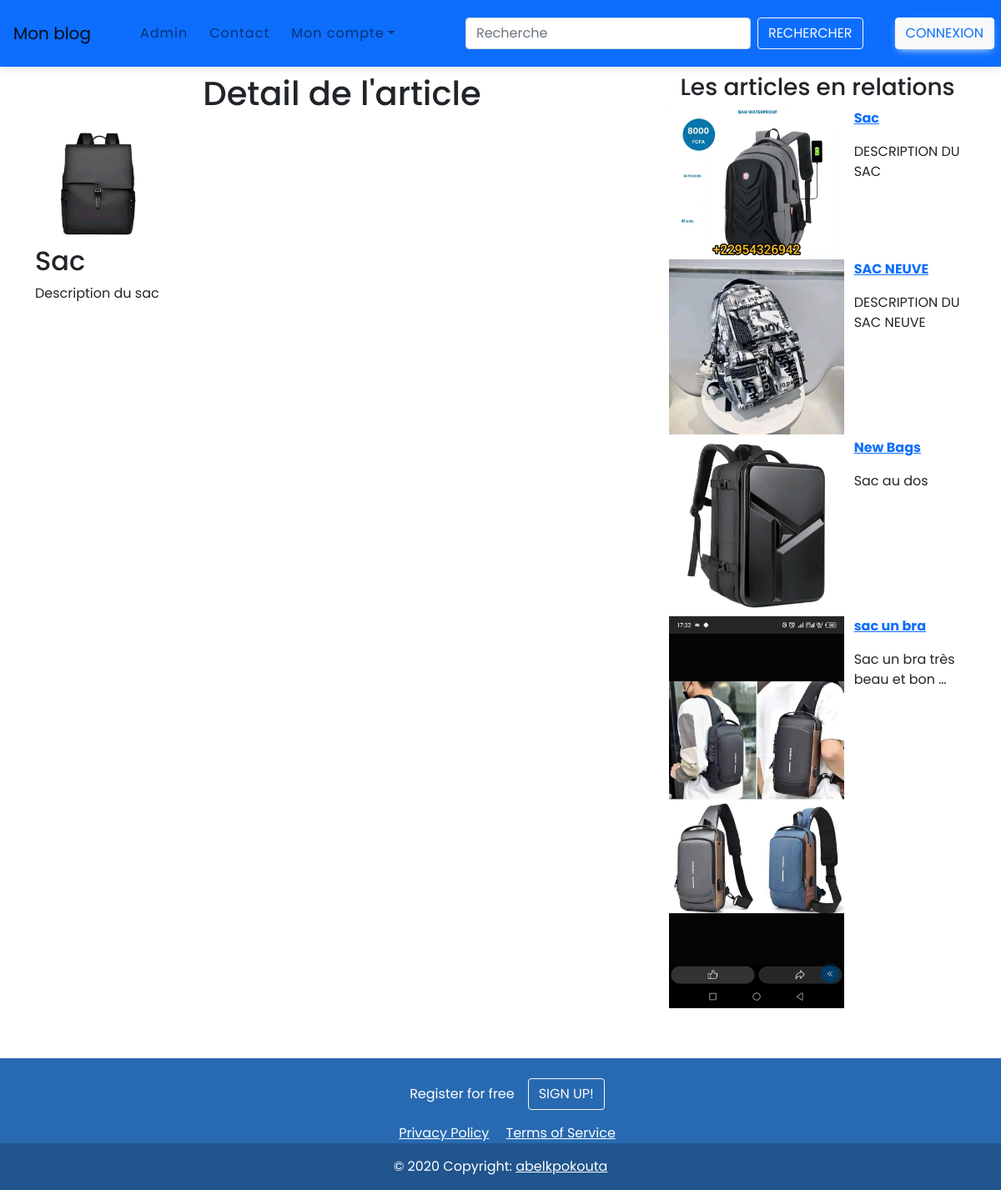
Page /blog/article/info/5/ on the earlier database version.
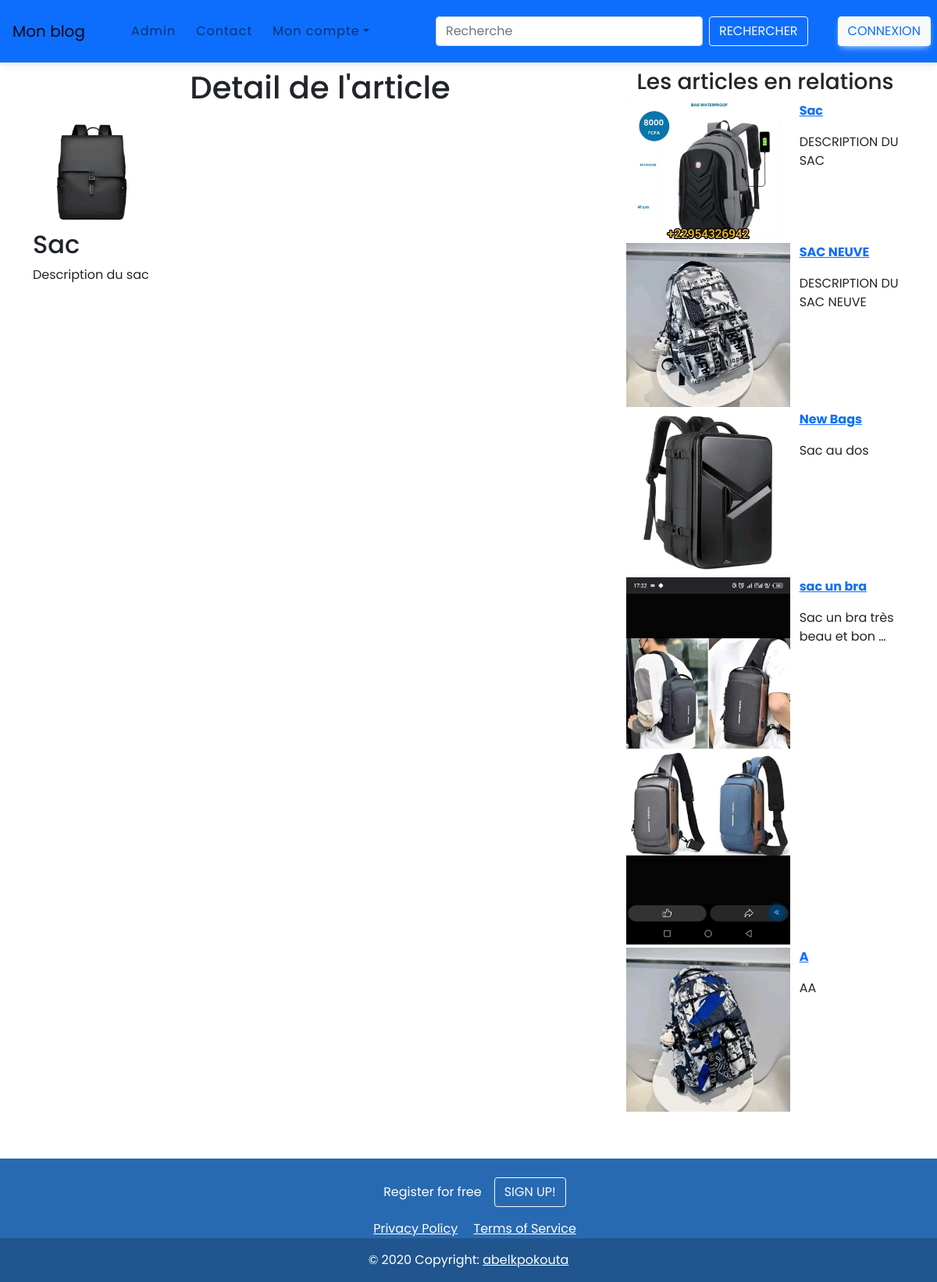
Same page on the later database version.
### blog/models.py (models this page shows, shortened)
class Article(models.Model):
    user=models.ForeignKey(User,on_delete=models.CASCADE,null=True)
    title=models.CharField(max_length=50)
    categorie=models.ForeignKey(Category,on_delete=models.CASCADE)
    description=models.TextField()
    image=models.ImageField(null=True ,blank=True)
    created_at=models.DateTimeField(auto_now_add=True)
    updated_at=models.DateTimeField(auto_now=True)

### blog/views.py (the view)
# urls.py: path("article/info/<int:id_article>/", views.afficher_info_article , name="article_info"),
def afficher_info_article(request , id_article):
    article=Article.objects.get(pk=id_article)
    article_en_relation=Article.objects.filter(categorie=article.categorie)
    return render(request,"blog/article_info.html" , {"article":article , "article_en_relation":article_en_relation})

### blog/templates/blog/article_info.html
{% extends 'blog/navigation_bar.html' %}
{% block contenu %}
<div class="container mb-6">
    <div class="row">
        <div class="col-md-8">
            <h1 class="text-center mt-2">Detail de l'article</h1>
            {% if article.image %}
            <img src="{{ article.image.url }}" alt="Default image" style="max-width: 100%; max-height: 150px;">
            {% else %}
            <img src="/static/images/default_image.jpg" alt="info image" style="max-width: 100%; max-height: 150px;">
            {% endif %}
            <h2>{{article.title}}</h2>
            <p>{{article.description}}</p>
        </div>
        <div class="col-md-4">
            <h3 class="text-center mt-2">Les articles en relations
            </h3>
                {% if article_en_relation %}
                    <div class="row">
                        {% for art_en_rlt in article_en_relation %}
                        {% if art_en_rlt != article %}
                            <div class="container col-md-7 mb-1">
                                <a href="{% url 'blog_site:article_info' art_en_rlt.id %}">
                                    {% if art_en_rlt.image %}
                                    <img src="{{ art_en_rlt.image.url }}" alt="info image" style="max-width: 210px;">
                                    {% else %}
                                    <img src="/static/images/default_image.jpg" alt="info default" style="max-width: 210px;">
                                    {% endif %}
                                </a>
                            </div>
                            <div class="container col-md-5">
                                <p class="card-text" style="color:#007bff ;font-weight: bold;"><a href="{% url 'blog_site:article_info' art_en_rlt.id %}">{{ art_en_rlt.title}}</a></p>
                                <p>{{ art_en_rlt.description|truncatewords:7}}</p>
                            </div>
                        {% endif %}
                        {% endfor %}
                    </div>
                {% else %}
                <div class="container col-md-5 mb-1">
                    Pas d'article en relations ...
                </div>
                {% endif %}
        </div>
    </div>
</div>
{% endblock %}
{% block pied_page %}
{% include 'blog/footer.html' %}
{% endblock %}

Differences in the rows shown:
added Article: image (picture), title "A", description "AA"
